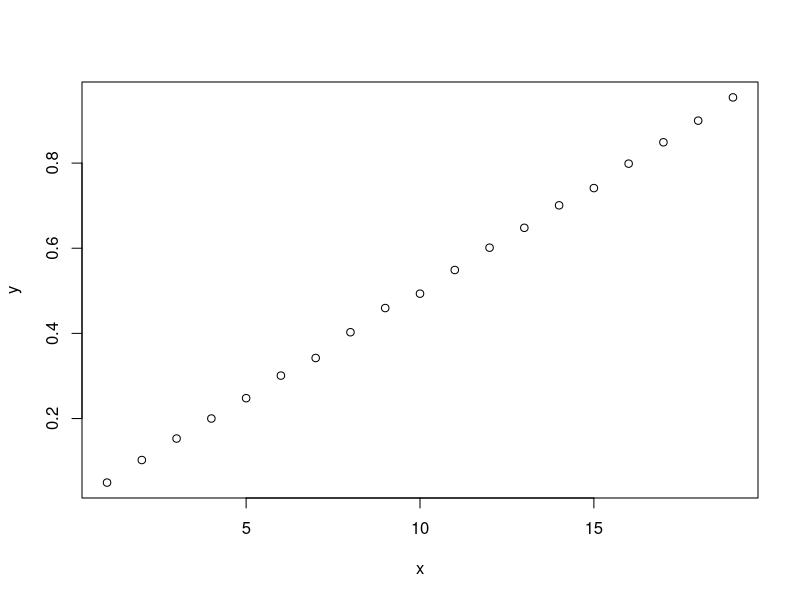

Source code (R):
#1a)
v1 <- c(10:30)

#1b)
v2 <- c(30:10)

#1c)
v3 <- c(v1, v2)

#2a)
u <- seq(from = 2, to= 8, by = 2)
u <- rep(u, 10)

#2b)
u1 <- rep(c(2, 4, 6, 8), times = 10)
u1[length(u1)] <- 2
u1

#2c)
w <- c(3, 7, 1)

#todos os valores repetidos 3 vezes
w1 <- rep(w, 3)

#o primeiro valor se repete 4x, o segundo, 2x e o ultimo, 3x
w2 <- rep(w, times = c(4, 2, 3))
w2

#3a)
resultado1 <- 0
for(n in 20:30){
  resultado1 <- resultado1 + (n**2) + 4*n
}
resultado1

#3b)
resultado2 <- 0
for(n in 10:20){
  resultado2 <- resultado2 + ((3**n)/n) + ((2**n)/(n**2))
}
resultado2


#4
sorteio <- sample(x = 1:100, size = 40, replace = TRUE)

#a)
pares <- sorteio[sorteio %% 2 == 0]
qtdPares <- length(pares)
#b)
maiorQue70 <- sorteio[sorteio > 70]
qtdMaior70 <- length(maiorQue70)

#c)
which(sorteio %% 2 != 0)

#5

lancamentoAte4 <- function(){
  houve4 <- 0
  count <- 0
  while(houve4 < 2){
    dado <- sample(x = 1:6, size = 1, replace = TRUE)
    if(dado == 4){
      houve4 <- houve4 + 1
    }
    count <- count + 1
  }
  return(count)
}
paste(lancamentoAte4()," lançamentos foram necessários para o 4 ser sorteado 2 vezes")

#6
quantidades <- 0
for (i in 1:10000){
  quantidades[i] <- lancamentoAte4()
}
paste("são necessários", mean(quantidades), "lançamentos, em média, para se obter o 4 duas vezes")

#7

#para n >= 3
fibonacci <- function(n){
  fib <- c(1, 1)
  for (i in 3:n){
    fib[i] <- fib[i-2] + fib[i-1]
  }
  return(fib)
}

#8
contagem <- 0
for( i in 1:100000){
  #a j-ésima pessoa do vetor participantes sorteou a j-ésima pessoa do vetor sorteio.
  participantes <- c("Michael", "Dwight", "Jim", "Kevin", "Creed")
  sorteio <- sample(x = participantes, size = 5, replace = FALSE)
  # ao fazer participantes == sorteio, estamos comparando entrada por entrada e retornaremos um vetor lógico.
  # como o amigo oculto dá errado quando uma pessoa sorteia ela própria, consideraremos que foi um sucesso se TODAS as entradas de um dos vetores diferirem da sua correspondente do outro vetor.
  # Portanto, contamos como sucesso se all() as entradas lógicas forem TRUE.
  if(all(participantes != sorteio) == 0){
    contagem <- contagem + 1
  }
}
qtdVezesErro <- 100000 - contagem
paste("A proporção de vezes em que o  amigo oculto deu errado é de", (qtdVezesErro/100000))


#9
propVitoria <- 0
for(i in 1:100000){
  dado1 <- sample(x = 1:6, size = 1, replace = TRUE)
  dado2 <- sample(x = 1:6, size = 1, replace = TRUE)
  somaInicial <- dado1 + dado2
  somaFinal <- 0
  if(somaInicial == 7 | somaInicial == 1){
    #print("Vc ganhou")
    propVitoria <- propVitoria + 1
  }else if(somaInicial == 2| somaInicial == 3 | somaInicial == 12){
    #print("Vc perdeu")
  } else {
    while(somaFinal != 7 & somaFinal != somaInicial){
      dado1 <- sample(x = 1:6, size = 1, replace = TRUE)
      dado2 <- sample(x = 1:6, size = 1, replace = TRUE)
      
      somaFinal <- dado1 + dado2
      
      if(somaFinal == 7){
        #print("vc perdeu")
      } else if(somaFinal == somaInicial){
        propVitoria <- propVitoria + 1
      }
    }
  }
}
paste("A proporção de vitória é de: ", propVitoria/100000)


#11-a)
moeda <- c("cara", "coroa")
# L > 0 e L < 20
passeio <- function(l){
  while(l != 20 & l != 0){
    lancamentoSkywallker <- sample(x = moeda, size = 1, replace = TRUE)
    if(lancamentoSkywallker == "cara"){
      l <- l + 1
    } else {
      l <- l - 1
    }
  }
  
  if(l == 0){
    return(0)
  } else {
    return(1)
  }
}
resultado <- passeio(10)
print(resultado)


#b)
replicaPasseio <- function(l){
  resultPasseio <- 0
  for(i in 1:10000){
    resultPasseio[i] <- passeio(l)
  }
  return(mean(resultPasseio))
}
resultadoPasseio <- replicaPasseio(10)
print(resultadoPasseio)

#c)
x <- 1:19
y <- 0
for(i in x){
  y[i] <- replicaPasseio(i)
}

plot(x, y)
